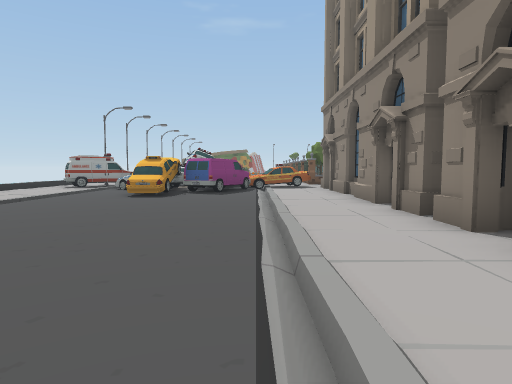
View 1 (above)

23 first-person views from a walk through a 3-D level made in the Unity game engine. The camera is 1.4 m above the floor, tilts 4° down and sees 75° across. The floor is counted in squares, 2 m on a side. Each view is taken from the middle of a square. On the plan, view 1 faces up. The plan holds only what a view shows up to about 10 squares ahead; the rest is blank. The place goes on beyond the plan. The player character is not drawn. Some surface patterns are stand-ins.

View 2
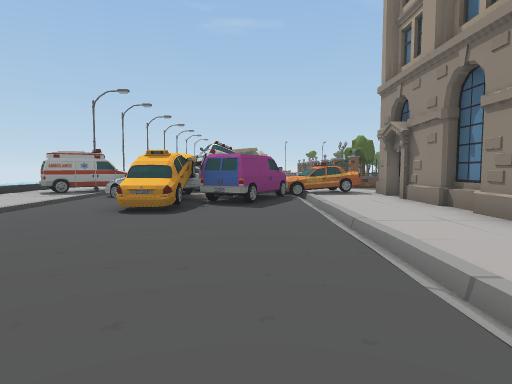

View 3
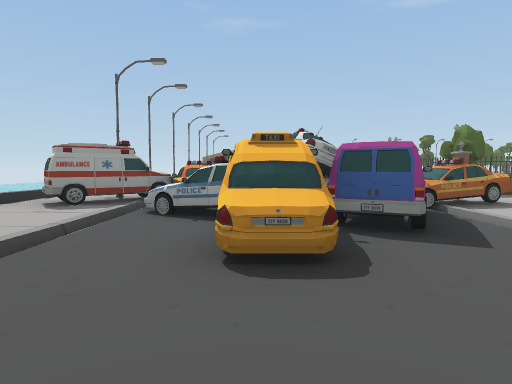

View 4
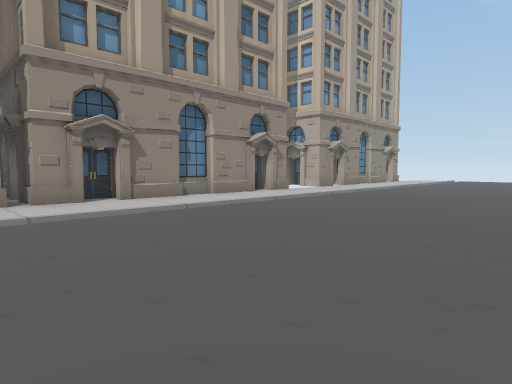

View 5
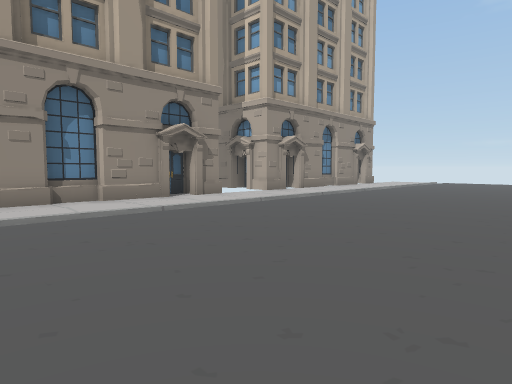

View 6
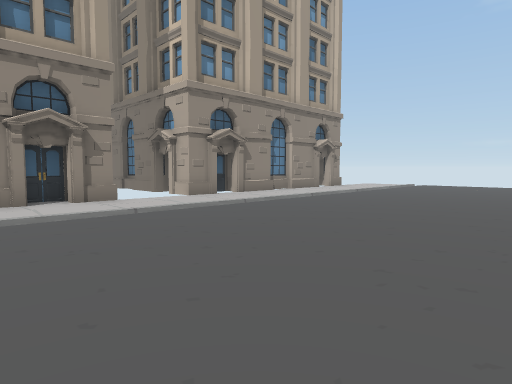

View 7
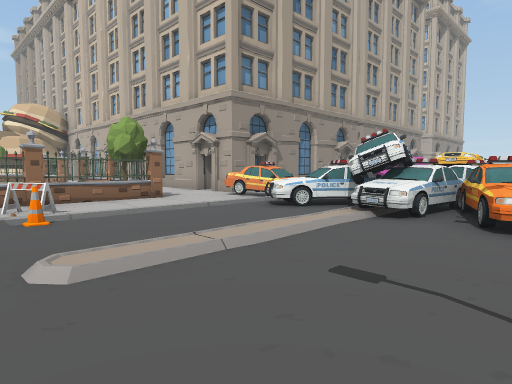

View 8
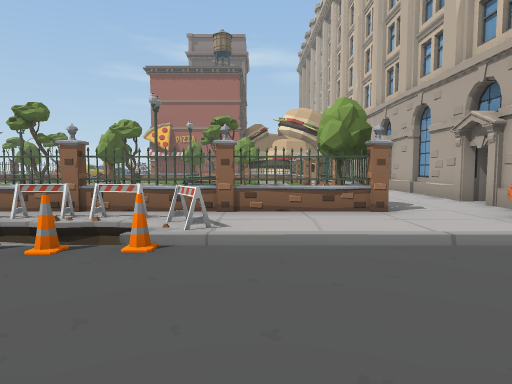

View 9
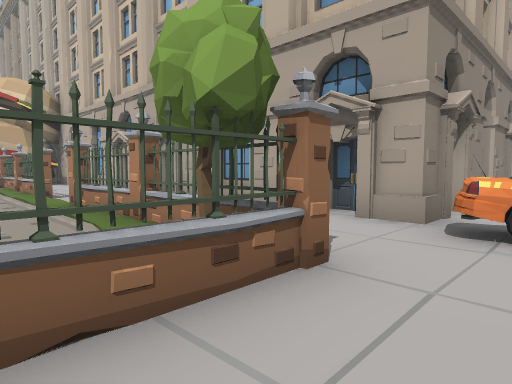

View 10
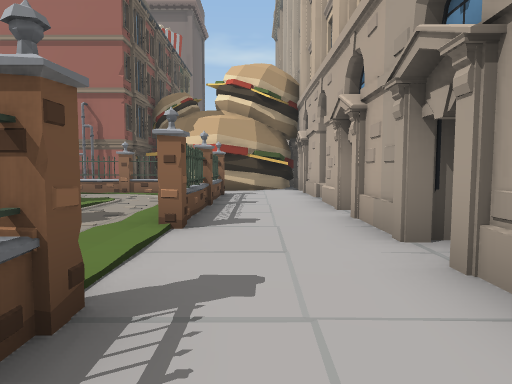

View 11
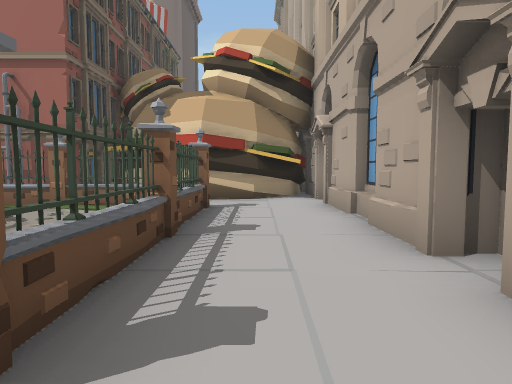

View 12
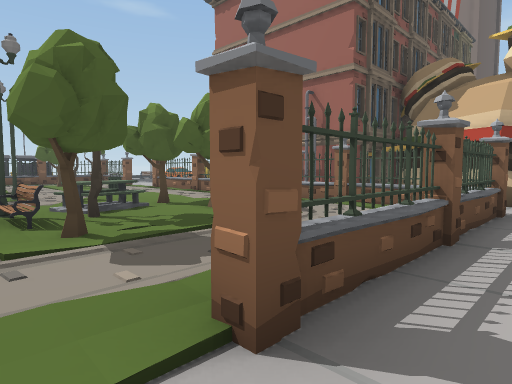

View 13
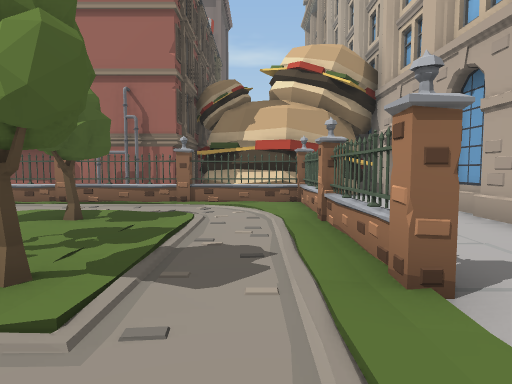

View 14
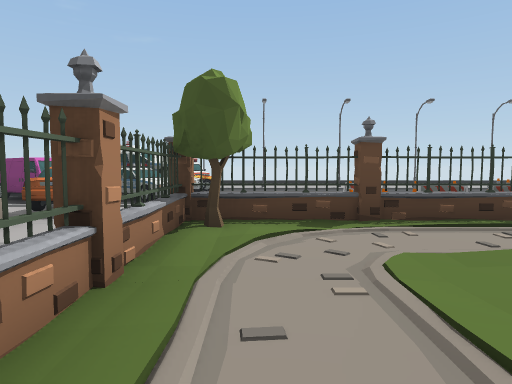

View 15
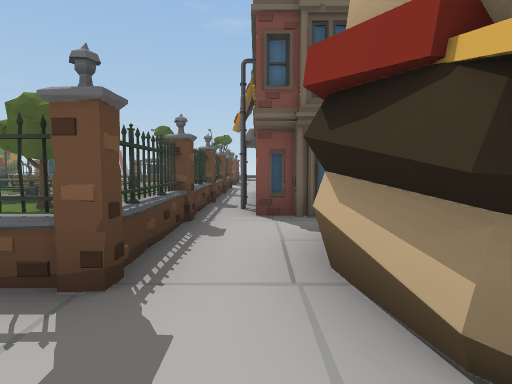

View 16
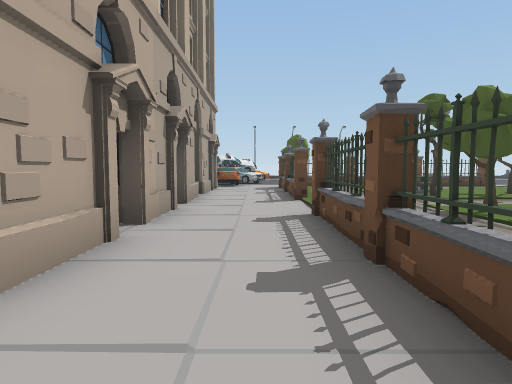

View 17
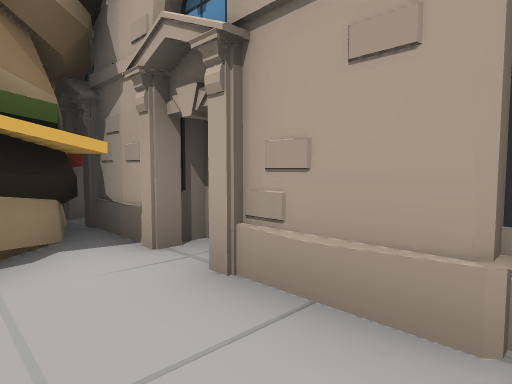

View 18
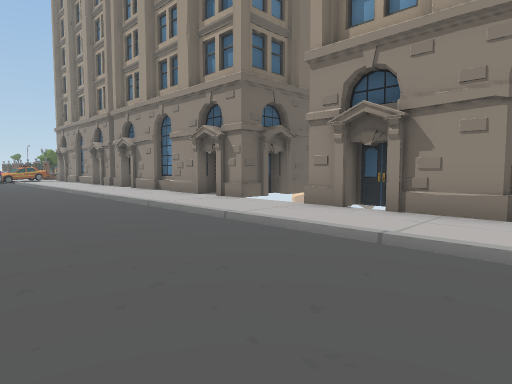

View 19
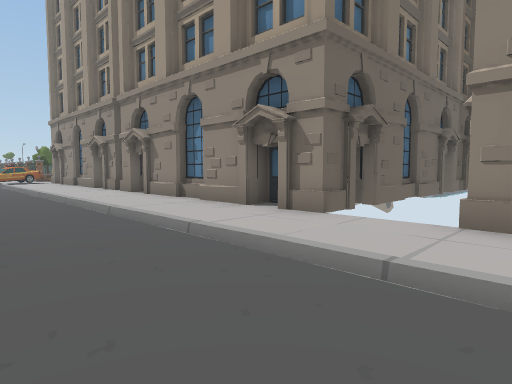

View 20
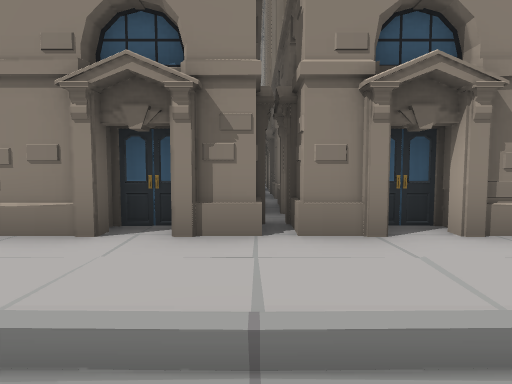

View 21
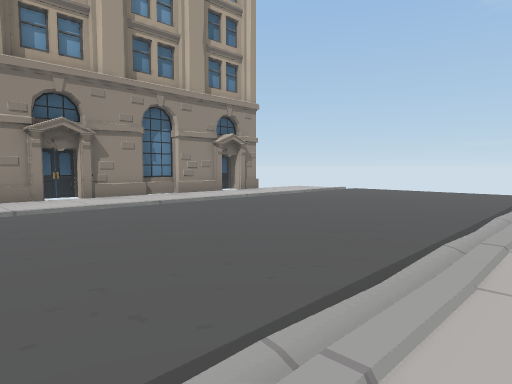

View 22
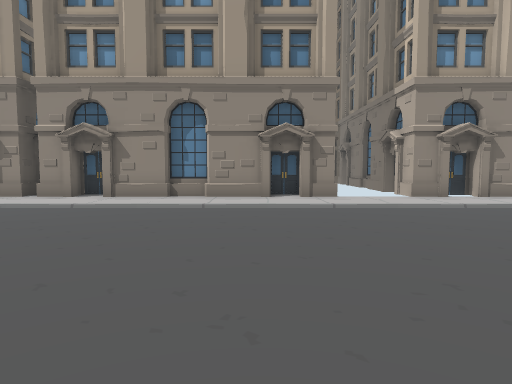

View 23
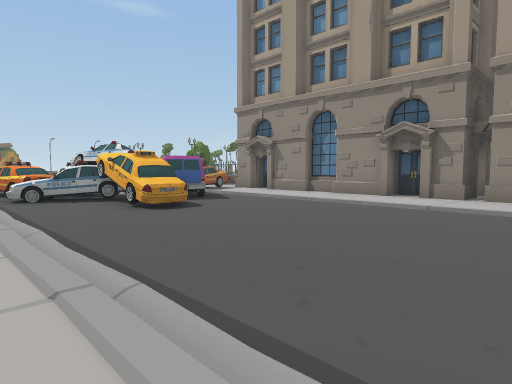

### Floor plan
Key: @ floor where view 1 was taken; # wall or solid block; . main floor; : floor 0.25 m higher than the main floor; / step, stairs or slope; = window, fence, low wall or low ledge; A van; C car; T tree; F fence; N cone; B barrier; E bench; O other object.
Columns run from 7 left of view 1 to 19 right of it. Each row starts with its distance up from view 1.
 19   /....O=B# #    EOT  #OO
 18   /....NB.F..O T..  :.#OO
 17   ////....F..:  .T:::.F ##
 16   /..... .T:..../....:= #
 15   /..... F#=F=F./F=FF=F #
 14  CCCCCC.     .  .    .. ##
 13 CC CCCCCCC#    .. ......O##
 12 C /CCCCC .##O#OO###OO#O####
 11   /CCCA/  #               O
 10   /.CAA/  O              OO
  9   /.O../  #
  8   /..../ .O
  7   /..../ .O
  6   /..../  #
  5   /..../  ######
  4   /..../ .##O#OO
  3  ./..../ .#OOOOOO
  2   /..../ .O
  1   /..../  #
  0   /....@ .O
 -1  ./..../ .O
 -2   /..../  #O
 -3   /..../  #######
 -4  ./..../
 -5   /..../  #
 -6   /..../  #
 -7   /..../ .#
 -8   /..../ .#
 -9   /..../  #

Where each view was taken, in squares from view 1:
view 1: 0 up, 0 right, facing up
view 2: 3 up, 1 left, facing up
view 3: 6 up, 3 left, facing up
view 4: 6 up, 5 left, facing down-right
view 5: 3 up, 5 left, facing down-right
view 6: 0 up, 5 left, facing down-right
view 7: 19 up, 5 left, facing down-right
view 8: 17 up, 3 left, facing right
view 9: 17 up, 1 right, facing down-right
view 10: 14 up, 6 right, facing right
view 11: 14 up, 9 right, facing right
view 12: 14 up, 9 right, facing up-right
view 13: 16 up, 8 right, facing right
view 14: 16 up, 7 right, facing left
view 15: 13 up, 16 right, facing up
view 16: 14 up, 15 right, facing left
view 17: 14 up, 14 right, facing down-right
view 18: 9 down, 3 left, facing up-right
view 19: 6 down, 2 left, facing up-right
view 20: 5 up, 1 left, facing right
view 21: 4 down, 6 left, facing down-right
view 22: 1 down, 6 left, facing right
view 23: 3 up, 6 left, facing up-right
